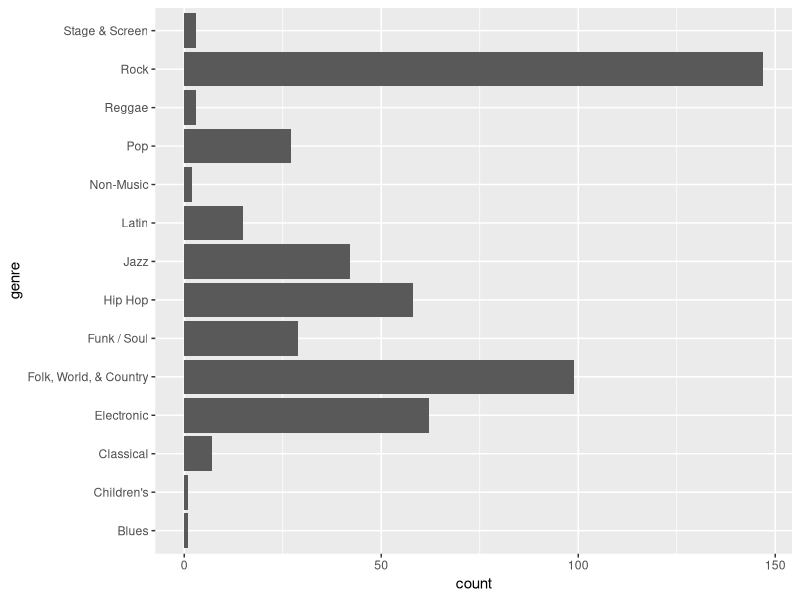
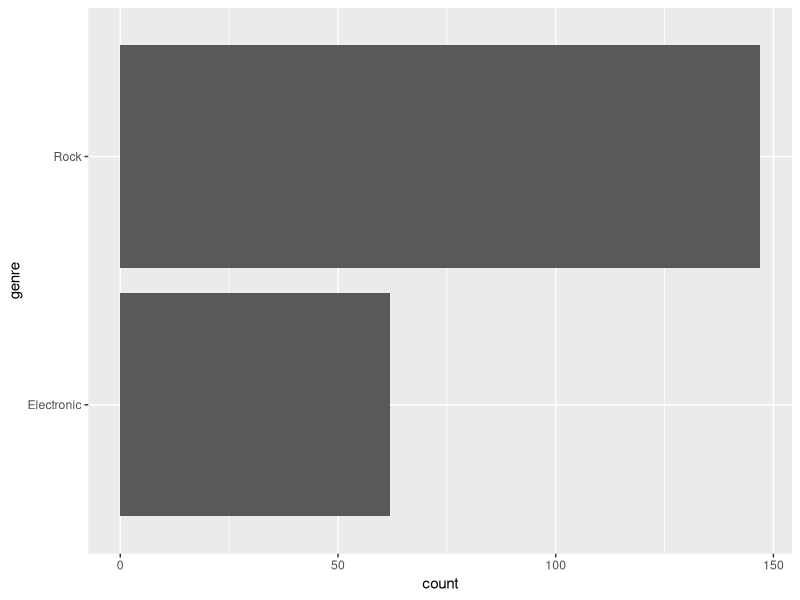
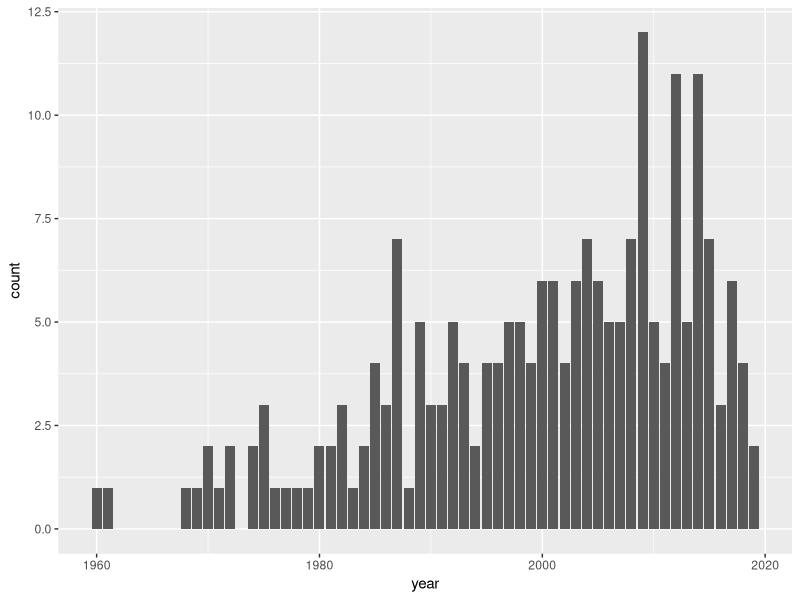
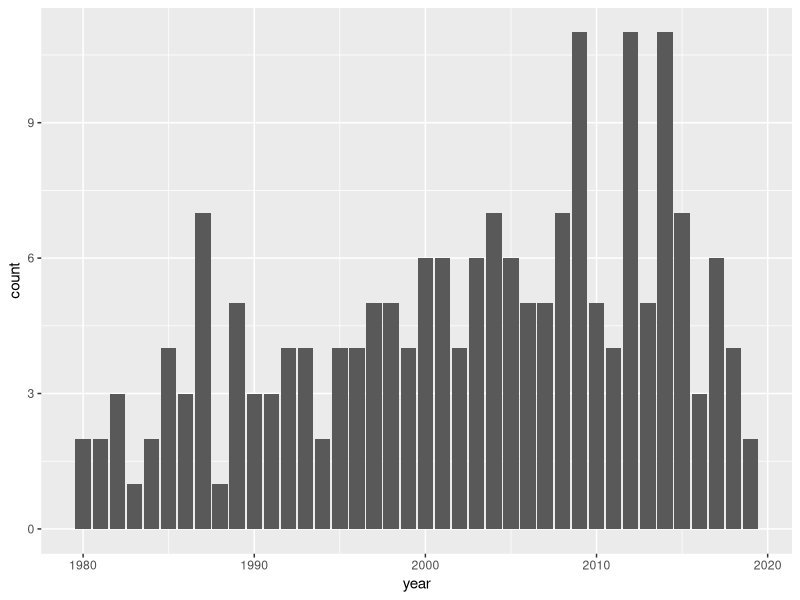

Reproduce these figures in R, in order.
## ---- chunk 1
knitr::opts_chunk$set(echo = TRUE)
library('tidyverse')
library('dplyr')
library('caret')
## ---- chunk 2
albumCovers <- read_csv('data/album-cover-data.csv')

glimpse(albumCovers)
## ---- chunk 3
colSums(is.na(albumCovers))
clean_dat <- albumCovers %>%
  drop_na()
colSums(is.na(clean_dat))
## ---- chunk 4
clean_dat %>%
  ggplot() +
  geom_bar(aes(x=genre)) +
  coord_flip()
## ---- chunk 5
clean_dat <- filter(clean_dat, genre == 'Rock' | genre == 'Electronic')
## ---- chunk 6
clean_dat %>%
  ggplot() +
  geom_bar(aes(x=genre)) +
  coord_flip()
## ---- chunk 7
clean_dat %>%
  ggplot() +
  geom_bar(aes(x=year))
## ---- chunk 8
clean_dat <- filter(clean_dat, year >= 1980)
clean_dat <- filter(clean_dat, !str_detect(title, 'Tour|Live')) # Remove more non-studio releases
clean_dat <- filter(clean_dat, !str_detect(title, 'New York')) # Remove other live albums
clean_dat %>%
  ggplot() +
  geom_bar(aes(x=year))
## ---- chunk 9
num_raw_albums <- albumCovers %>% nrow()

num_raw_artists <- albumCovers %>%
  group_by(artist) %>%
  count() %>%
  nrow()

albumCovers %>%
  group_by(artist) %>%
  count() %>%
  ungroup() %>%
  summarize(
    avg_releases = mean(n),
    num_albums = num_raw_albums,
    num_artists = num_raw_artists
)
## ---- chunk 10
num_albums <- clean_dat %>% nrow()

num_artists <- clean_dat %>%
  group_by(artist) %>%
  count() %>%
  nrow()

clean_dat %>%
  group_by(artist) %>%
  count() %>%
  ungroup() %>%
  summarize(
    avg_releases = mean(n),
    num_albums = num_albums,
    num_artists = num_artists
)
## ---- chunk 11

